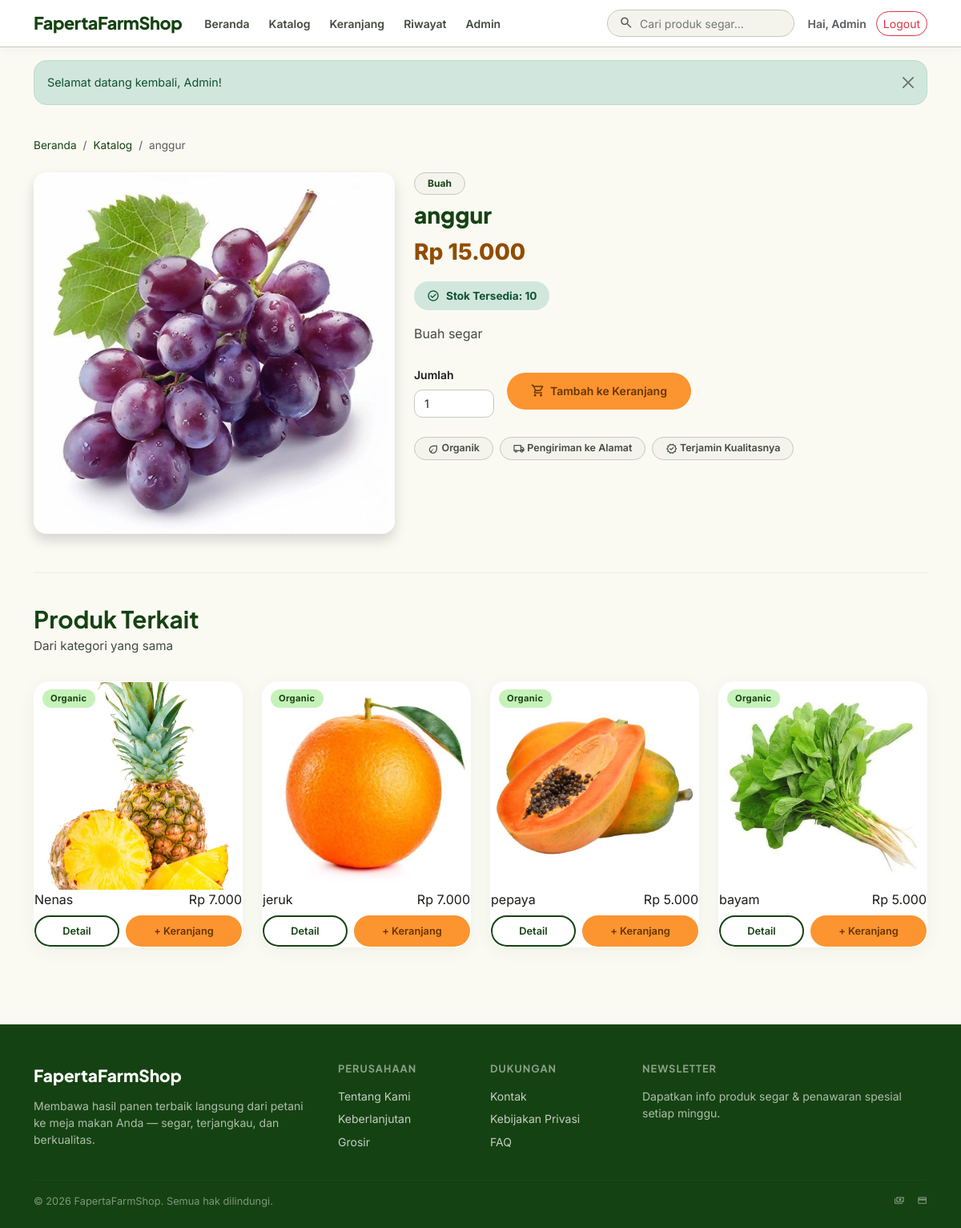
Page /detail-produk.php?id=3 (signed in) on the committed database.
### tables this page shows
CREATE TABLE `produk` (
  `id` int(10) UNSIGNED NOT NULL,
  `id_kategori` int(10) UNSIGNED NOT NULL,
  `nama_produk` varchar(200) NOT NULL,
  `deskripsi` text NOT NULL,
  `harga` int(10) UNSIGNED NOT NULL,
  `stok` int(11) NOT NULL DEFAULT 0,
  `foto` longblob DEFAULT NULL,
  `status` enum('aktif','nonaktif') NOT NULL DEFAULT 'aktif',
  `created_at` timestamp NOT NULL DEFAULT current_timestamp()
);

CREATE TABLE `kategori` (
  `id` int(10) UNSIGNED NOT NULL,
  `nama_kategori` varchar(150) NOT NULL,
  `slug` varchar(170) NOT NULL,
  `created_at` timestamp NOT NULL DEFAULT current_timestamp()
);

### includes/helpers.php (called while the page is built, shortened)
<?php
function e(string $value): string
{
    return htmlspecialchars($value, ENT_QUOTES, 'UTF-8');
}
function base_url(string $path = ''): string
{
    $base = '/Web_Fap';
    return $base . '/' . ltrim($path, '/');
}
function format_rupiah(int $angka): string
{
    return 'Rp ' . number_format($angka, 0, ',', '.');
}

### detail-produk.php (the view, shortened to what this page needs)
<?php
require_once __DIR__ . '/includes/db.php';
require_once __DIR__ . '/includes/helpers.php';
$id = (int)($_GET['id'] ?? 0);
$stmt = $pdo->prepare(
    "SELECT p.*, k.nama_kategori, k.slug
   FROM produk p
   JOIN kategori k ON k.id = p.id_kategori
   WHERE p.id = :id AND p.status='aktif' LIMIT 1"
);
$stmt->execute([':id' => $id]);
$produk = $stmt->fetch();
$stmt = $pdo->prepare(
    "SELECT id, nama_produk, harga, stok, foto
   FROM produk
   WHERE id_kategori = :kid AND id <> :id AND status='aktif'
   ORDER BY created_at DESC
   LIMIT 6"
);
$stmt->execute([':kid' => (int)$produk['id_kategori'], ':id' => $id]);
$related = $stmt->fetchAll();
include __DIR__ . '/includes/header.php';
?>
<div class="container py-4">
  <nav aria-label="breadcrumb" class="mb-4">
    <ol class="breadcrumb" style="font-size:.85rem">
      <li class="breadcrumb-item"><a href="<?= base_url('/index.php') ?>" style="color:var(--clr-primary)">Beranda</a></li>
      <li class="breadcrumb-item"><a href="<?= base_url('/katalog.php') ?>" style="color:var(--clr-primary)">Katalog</a></li>
      <li class="breadcrumb-item active" aria-current="page"><?php echo e($produk['nama_produk']); ?></li>
    </ol>
  </nav>
  <div class="row g-4 mb-5">
    <div class="col-12 col-md-5">
      <div class="rounded-4 overflow-hidden shadow" style="aspect-ratio:1/1;background:var(--clr-surface-low)">
        <img
          src="<?php echo $produk['foto']
            ? base_url('/uploads/produk/' . e($produk['foto']))
            : 'https://placehold.co/800x800/e8f5e9/2d5a27?text=' . urlencode(e($produk['nama_produk'])); ?>"
          alt="<?php echo e($produk['nama_produk']); ?>"
          class="w-100 h-100" style="object-fit:cover">
      </div>
    </div>
    <div class="col-12 col-md-7">
      <a href="<?= base_url('/katalog.php?kategori=' . e((string)$produk['slug'])) ?>"
         class="d-inline-block mb-2 px-3 py-1 rounded-pill"
         style="background:var(--clr-surface-low);color:var(--clr-primary);font-size:.75rem;font-weight:700;text-decoration:none;border:1px solid var(--clr-outline-var)">
        <?php echo e($produk['nama_kategori']); ?>
      </a>
      <h1 style="font-size:1.75rem;font-weight:800;color:var(--clr-primary);line-height:1.2">
        <?php echo e($produk['nama_produk']); ?>
      </h1>
      <div style="font-size:1.75rem;font-weight:800;color:var(--clr-secondary);margin:.5rem 0 1rem">
        <?php echo e(format_rupiah((int)$produk['harga'])); ?>
      </div>
      <div class="d-inline-flex align-items-center gap-2 mb-3 px-3 py-2 rounded-pill"
           style="background:<?php echo (int)$produk['stok'] > 0 ? '#d1e7dd' : '#f8d7da'; ?>;
                  color:<?php echo (int)$produk['stok'] > 0 ? '#0f5132' : '#842029'; ?>;font-size:.85rem;font-weight:700">
        <span class="material-symbols-outlined" style="font-size:1rem">
        </span>
        <?php echo (int)$produk['stok'] > 0
          ? 'Stok Tersedia: ' . (int)$produk['stok']
          : 'Stok Habis'; ?>
      </div>
      <?php if ($produk['deskripsi']): ?>
        <p style="color:var(--clr-on-surface-var);line-height:1.7;margin-bottom:1.5rem">
          <?php echo e($produk['deskripsi']); ?>
        </p>
      <?php endif; ?>
      <form method="POST" action="<?php echo base_url('/keranjang.php'); ?>">
        <div class="d-flex gap-3 align-items-center flex-wrap">
          <div>
            <label class="form-label">Jumlah</label>
            <input class="form-control" type="number" name="qty" value="1"
                   min="1" max="<?php echo (int)$produk['stok']; ?>"
                   style="width:100px" required>
          </div>
          <div class="d-flex align-items-end">
            <button class="btn-secondary-fill"
                    type="submit"
                    <?php echo (int)$produk['stok'] <= 0 ? 'disabled style="opacity:.5;cursor:not-allowed"' : ''; ?>>
              <span class="material-symbols-outlined" style="font-size:1.1rem">shopping_cart</span>
              Tambah ke Keranjang
            </button>
          </div>
        </div>
      </form>
      <div class="d-flex flex-wrap gap-2 mt-4">
        <span class="px-3 py-1 rounded-pill" style="background:var(--clr-surface-low);font-size:.78rem;font-weight:600;color:var(--clr-on-surface-var);border:1px solid var(--clr-outline-var)">
          <span class="material-symbols-outlined" style="font-size:.9rem;vertical-align:middle">eco</span>
          Organik
        </span>
        <span class="px-3 py-1 rounded-pill" style="background:var(--clr-surface-low);font-size:.78rem;font-weight:600;color:var(--clr-on-surface-var);border:1px solid var(--clr-outline-var)">
          <span class="material-symbols-outlined" style="font-size:.9rem;vertical-align:middle">local_shipping</span>
          Pengiriman ke Alamat
        </span>
        <span class="px-3 py-1 rounded-pill" style="background:var(--clr-surface-low);font-size:.78rem;font-weight:600;color:var(--clr-on-surface-var);border:1px solid var(--clr-outline-var)">
          <span class="material-symbols-outlined" style="font-size:.9rem;vertical-align:middle">verified</span>
          Terjamin Kualitasnya
        </span>
      </div>
    </div>
  </div>
  <?php if ($related): ?>
    <hr style="border-color:var(--clr-outline-var)">
    <div class="pt-4">
      <h2 class="section-title mb-1">Produk Terkait</h2>
      <p class="section-sub">Dari kategori yang sama</p>
      <div class="row row-cols-2 row-cols-md-3 row-cols-lg-4 g-4">
        <?php foreach ($related as $p): ?>
          <div class="col">
            <div class="card-product h-100">
              <div class="product-img-wrap">
                <img
                  src="<?php echo $p['foto'] ? base_url('/uploads/produk/' . e($p['foto'])) : 'https://placehold.co/400x400/e8f5e9/2d5a27?text=' . urlencode(e($p['nama_produk'])); ?>"
                  alt="<?php echo e($p['nama_produk']); ?>" loading="lazy">
                <span class="card-badge">Organic</span>
              </div>
              <div class="card-body-premium">
                <div class="d-flex justify-content-between align-items-start gap-2 mb-2">
                  <div class="product-title"><?php echo e($p['nama_produk']); ?></div>
                  <div class="product-price text-nowrap"><?php echo e(format_rupiah((int)$p['harga'])); ?></div>
                </div>
                <div class="mt-auto d-flex gap-2">
                  <a class="btn-outline-primary-pill flex-grow-1 justify-content-center py-2 px-0"
                     style="font-size: 0.8rem;"
                     href="<?php echo base_url('/detail-produk.php?id=' . (int)$p['id']); ?>">Detail</a>
                  <form method="POST" action="<?php echo base_url('/keranjang.php'); ?>" class="flex-grow-1">
                    <button class="btn-secondary-fill w-100 justify-content-center py-2 px-0"
                            style="font-size: 0.8rem;"
                            type="submit"
                            <?php echo (int)$p['stok'] <= 0 ? 'disabled style="opacity:.5"' : ''; ?>>
                      + Keranjang
                    </button>
                  </form>
                </div>
              </div>
            </div>
          </div>
        <?php endforeach; ?>
      </div>
    </div>
  <?php endif; ?>
</div>
<?php include __DIR__ . '/includes/footer.php'; ?>

### assets/css/style.css (style rules this page uses)
:root { --clr-primary: #154212; --clr-primary-container: #2d5a27; --clr-primary-fixed: #bcf0ae; --clr-on-primary: #ffffff; --clr-secondary: #914d00; --clr-secondary-container: #fc9430; --clr-on-secondary: #ffffff; --clr-surface: #fafaf3; --clr-surface-low: #f4f4ed; --clr-surface-container: #eeeee7; --clr-surface-white: #ffffff; --clr-on-surface: #1a1c18; --clr-on-surface-var: #42493e; --clr-outline: #72796e; --clr-outline-var: #c2c9bb; --clr-error: #ba1a1a; --shadow-card: 0 4px 20px rgba(45, 90, 39, .06); --shadow-hover: 0 10px 28px rgba(45, 90, 39, .14); --radius-xl: 16px; --radius-2xl: 20px; --radius-pill: 9999px; --transition: all .25s ease; }
*, *::before, *::after { box-sizing: border-box; }
body { font-family: 'Inter', sans-serif; background: var(--clr-surface); color: var(--clr-on-surface); padding-bottom: 70px; }
@media (min-width: 768px) { body { padding-bottom: 0; } }
h1, h2, h3, h4, h5, h6 { font-family: 'Plus Jakarta Sans', sans-serif; color: var(--clr-primary); }
a { text-decoration: none; }
.material-symbols-outlined { font-variation-settings: 'FILL' 0, 'wght' 400, 'GRAD' 0, 'opsz' 24; vertical-align: middle; }
.btn-secondary-fill { background: var(--clr-secondary-container); color: #663500; border: 2px solid transparent; border-radius: var(--radius-pill); font-family: 'Inter', sans-serif; font-weight: 600; font-size: .875rem; padding: .65rem 1.75rem; transition: var(--transition); display: inline-flex; align-items: center; gap: .4rem; cursor: pointer; }
.btn-outline-primary-pill { background: transparent; color: var(--clr-primary); border: 2px solid var(--clr-primary); border-radius: var(--radius-pill); font-family: 'Inter', sans-serif; font-weight: 600; font-size: .875rem; padding: .65rem 1.75rem; transition: var(--transition); display: inline-flex; align-items: center; gap: .4rem; cursor: pointer; }
.section-title { font-family: 'Plus Jakarta Sans', sans-serif; font-weight: 700; font-size: 1.85rem; color: var(--clr-primary); margin-bottom: .3rem; }
.section-sub { font-size: .95rem; color: var(--clr-on-surface-var); margin-bottom: 2rem; }
.card-product { background: #fff; border-radius: var(--radius-2xl); box-shadow: var(--shadow-card); border: 1px solid transparent; overflow: hidden; transition: var(--transition); }
.card-product .product-img-wrap { overflow: hidden; aspect-ratio: 1/1; background: var(--clr-surface-low); position: relative; }
.card-product .product-img-wrap img { width: 100%; height: 100%; object-fit: cover; transition: transform .5s ease; }
.card-badge { position: absolute; top: .6rem; left: .6rem; background: rgba(188, 240, 174, .85); color: var(--clr-primary); font-size: .7rem; font-weight: 700; padding: .2rem .65rem; border-radius: var(--radius-pill); letter-spacing: .03em; }
.form-control, .form-select { border-color: var(--clr-outline-var) !important; border-radius: .65rem !important; font-size: .9rem; transition: var(--transition); }
.form-label { font-weight: 600; font-size: .875rem; color: var(--clr-on-surface); }

### rows in the picture
produk: nama_produk "anggur", foto (picture), id_kategori.nama_kategori "Buah", harga "Rp 15.000", stok "10", deskripsi "Buah segar"
produk: foto (picture), nama_produk "Nenas", harga "Rp 7.000"
produk: foto (picture), nama_produk "jeruk", harga "Rp 7.000"
produk: foto (picture), nama_produk "pepaya", harga "Rp 5.000"
produk: foto (picture), nama_produk "bayam", harga "Rp 5.000"

### other values in the picture
$label "Beranda"
$label "Katalog"
$label "Keranjang"
$label "Riwayat"
$label "Admin"
$nama "Admin"
$msg "Selamat datang kembali, Admin!"
